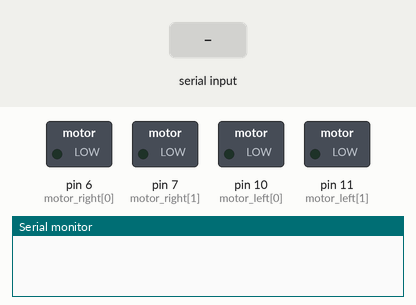
Simulated run of this sketch. Board: Arduino Uno, built with avr-gcc and run on an emulated ATmega328P. Shown: switched loads named in the sketch (green lamp = pin HIGH), the last lines printed to the serial monitor. The test bench sets the inputs (shaded band).

Above: at 1.2 s.
1.3 s: "f" received over Serial
At 2.4 s:
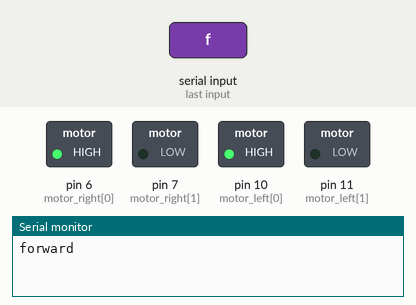
2.8 s: "b" received over Serial
At 3.5 s:
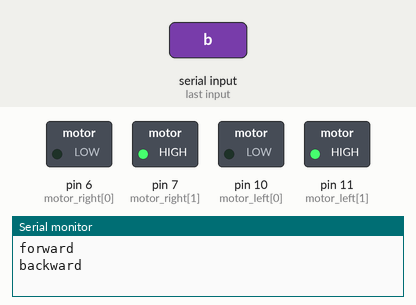
4.3 s: "l" received over Serial
At 4.7 s:
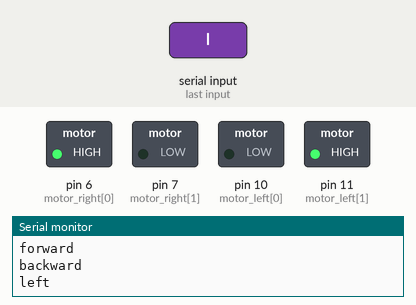
5.8 s: "r" received over Serial
At 7.0 s:
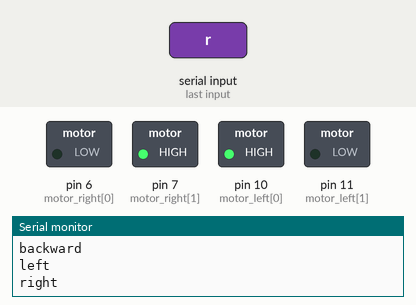
Timing chart, 0 to 8.3 s (numbered marks = the images above; inputs shaded):
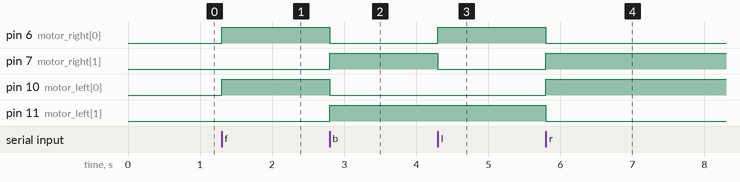

The sketch:

motor_driver_0.ino
```cpp
const int motor_left[] = {10, 11};
const int motor_right[] = {6, 7};

void setup()
{
  pinMode(motor_left[0], OUTPUT);
  pinMode(motor_left[1], OUTPUT);
  pinMode(motor_right[0], OUTPUT);
  pinMode(motor_right[1], OUTPUT);
  Serial.begin(115200);
}

void forward()
{
  stop();
  digitalWrite(motor_left[0], HIGH);
  digitalWrite(motor_left[1], LOW);
  digitalWrite(motor_right[0], HIGH);
  digitalWrite(motor_right[1], LOW);
}

void backward()
{
  stop();
  digitalWrite(motor_left[0], LOW);
  digitalWrite(motor_left[1], HIGH);
  digitalWrite(motor_right[0], LOW);
  digitalWrite(motor_right[1], HIGH);
}

void left()
{
  stop();
  digitalWrite(motor_left[0], LOW);
  digitalWrite(motor_left[1], HIGH);
  digitalWrite(motor_right[0], HIGH);
  digitalWrite(motor_right[1], LOW);
}

void right()
{
  stop();
  digitalWrite(motor_left[0], HIGH);
  digitalWrite(motor_left[1], LOW);
  digitalWrite(motor_right[0], LOW);
  digitalWrite(motor_right[1], HIGH);
}

void stop()
{
  digitalWrite(motor_left[0], LOW);
  digitalWrite(motor_left[1], LOW);
  digitalWrite(motor_right[0], LOW);
  digitalWrite(motor_right[1], LOW);
}

void loop()
{
  if (Serial.available())
  {
    char command = Serial.read();
    switch (command)
    {
    case 'f':
      forward();
      Serial.println("forward");
      break;
    case 'b':
      backward();
      Serial.println("backward");
      break;
    case 'l':
      left();
      Serial.println("left");
      break;
    case 'r':
      right();
      Serial.println("right");
      break;
    case 's':
      stop();
      Serial.println("stop");
      break;
    }
  }
}
```

Measured:
- after the input at 1.3 s, pin 6 (motor_right[0]), pin 10 (motor_left[0]): LOW → HIGH at once
- after the input at 2.8 s, pin 6 (motor_right[0]), pin 10 (motor_left[0]): HIGH → LOW at once; pin 7 (motor_right[1]), pin 11 (motor_left[1]): LOW → HIGH at once
- after the input at 4.3 s, pin 6 (motor_right[0]): LOW → HIGH at once; pin 7 (motor_right[1]): HIGH → LOW at once
- after the input at 5.8 s, pin 6 (motor_right[0]), pin 11 (motor_left[1]): HIGH → LOW at once; pin 7 (motor_right[1]), pin 10 (motor_left[0]): LOW → HIGH at once
